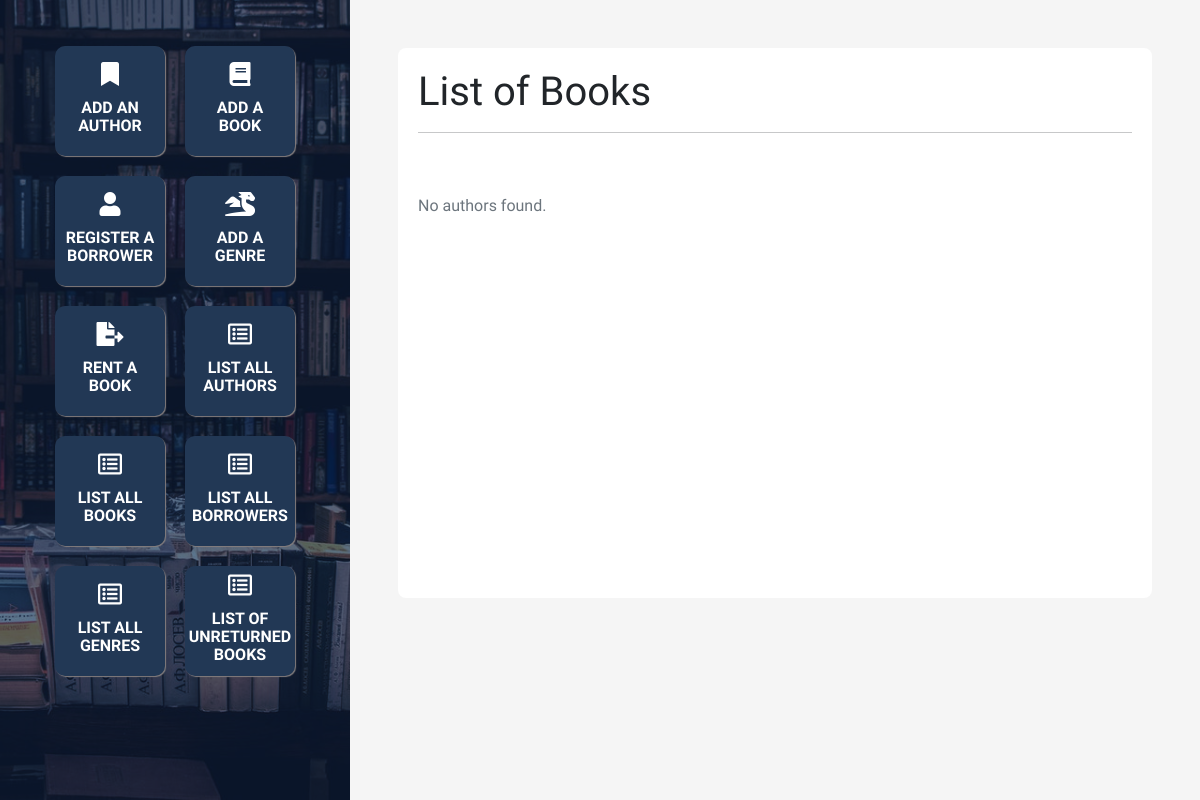
Page /list/books.php on the earlier database version.
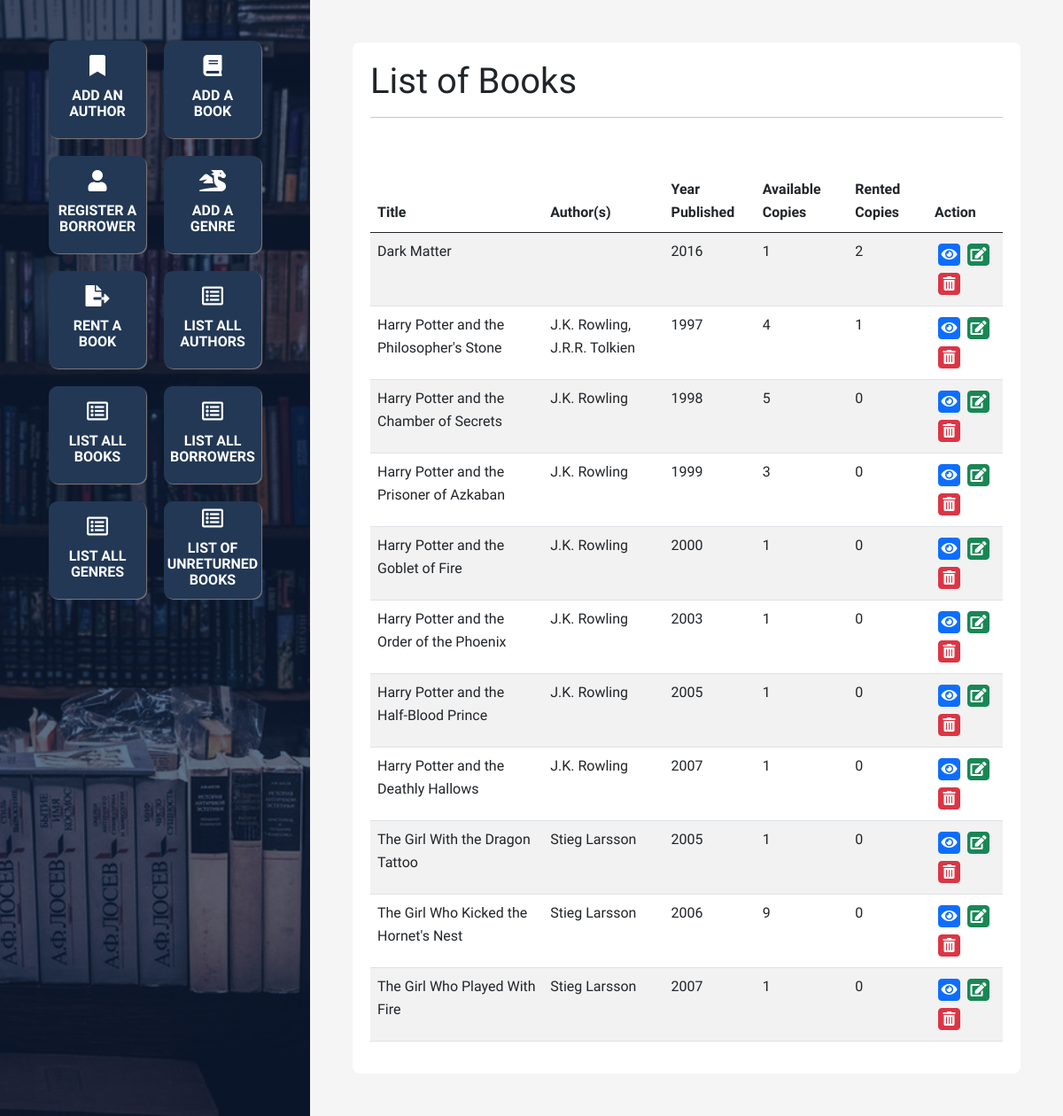
Same page on the later database version.
### tables this page shows
create table BOOK(
    id int unsigned not null auto_increment,
    title varchar(100) not null,
    pubYear smallint unsigned,
    amount tinyint unsigned default 0,
    primary key (id)
);

### list/books.php (the view, shortened to what this page needs)
<?php
    include '../config.php';
    include '../head.php';
    include '../footer.php';
    $head = new Head();
    $head->setTitle('Authors');
    $head->addStyle('../css/styles.css');
    $head->drawHead();
    $head->drawMenu();
?>
<div class="right p-5">
    <main>
        <h1>List of Books</h1>
        <hr>
        <?php
            $sql = 'select BOOK.id,
                           BOOK.title,
                           group_concat(concat(AUTHOR.fName," ",AUTHOR.lName)) as authorNames,
                           BOOK.pubYear,
                           BOOK.amount
                    from BOOK
                    left join WRITES
                        on BOOK.id = WRITES.bookID
                    left join AUTHOR
                        on WRITES.authorID = AUTHOR.id
                    group by BOOK.id';
            $result = $conn->query($sql);
            if (!$result)
            {
                echo '<div class="bg-danger text-white p-3">Connection error!</div>';
                exit;
            }
            else if ($result->num_rows > 0)
            {
                echo '<table class="table table-striped">';
                echo '<thead>';
                echo '<tr>';
                echo '<th scope="col">Title</th>';
                echo '<th scope="col">Author(s)</th>';
                echo '<th scope="col">Year Published</th>';
                echo '<th scope="col">Available Copies</th>';
                echo '<th scope="col">Rented Copies</th>';
                echo '<th scope="col">Action</th>';
                echo '</tr>';
                echo '</thead>';
                echo '<tbody>';
                while($row = $result->fetch_assoc()) {
                    $amtBookRentedSql = "select count(*) as amount from RENTAL where bookID = '$row[id]'";
                    $amtBookRentedResult = $conn->query($amtBookRentedSql);
                    $amtRented =  $amtBookRentedResult->fetch_assoc()['amount'];
                    $authorSql = "select fName, lName
                                  from AUTHOR
                                  join WRITES
                                  where AUTHOR.id = WRITES.authorID and
                                        WRITES.bookID = '$row[id]'";
                    $authorResult = $conn->query($authorSql);
                    $authors = [];
                    while ($authorRow = $authorResult->fetch_assoc()) {
                        array_push($authors, $authorRow['fName'].' '.$authorRow['lName']);
                    }
                    $authors = implode(', ', $authors);
                    echo '<tr>';
                    echo '<td class="col">'.$row['title'].'</td>';
                    echo '<td class="col">'.$authors.'</td>';
                    echo '<td class="col">'.$row['pubYear'].'</td>';
                    echo '<td class="col">'.$row['amount'].'</td>';
                    echo '<td class="col">'.$amtRented.'</td>';
                    echo '<td class="col">';
                    echo '<a title="Update" class="mx-1 my-1 p-1 btn btn-primary" href="../view/book.php?id='.$row['id'].'"><i class="fas fa-eye"></i>';
                    echo '<a title="Edit" class="mx-1 my-1 p-1 btn btn-success" href="../edit/book.php?id='.$row['id'].'"><i class="fas fa-edit"></i></a>';
                    echo '<a title="Delete" class="mx-1 my-1 p-1 btn btn-danger" href="../delete/book.php?id='.$row['id'].'"><i class="fas fa-trash-alt"></i></a>';
                    echo '</td>';
                    echo '</tr>';
                }
                echo '</tbody>';
                echo '</table>';
            }
            else
            {
                echo '<div class="text-muted">No authors found.</div>';
            }
        ?>
    </main>
</div>
<?php
    $footer = new Footer();
    $footer->addScript('../js/site.js');
    $footer->drawFooter();
?>

### head.php (shortened to what this page needs)
<?php
    class Head {
        public $title = '';
        public $styles = [];
        function setTitle($pTitle) {
            $this->title = $pTitle;
        }
        function addStyle($pStyle) {
            array_push($this->styles, $pStyle);
        }
        function drawHead() {
            echo
            '
            <!DOCTYPE html>
                <html lang="en">
                <head>
                    <meta charset="UTF-8">
                    <meta http-equiv="X-UA-Compatible" content="IE=edge">
                    <meta name="viewport" content="width=device-width, initial-scale=1.0">
                    <link href="https://cdn.jsdelivr.net/npm/bootstrap@5.0.2/dist/css/bootstrap.min.css" rel="stylesheet">
                    <script src="https://cdnjs.cloudflare.com/ajax/libs/moment.js/2.29.1/moment.min.js"></script>
                    <link rel="stylesheet" href="https://cdnjs.cloudflare.com/ajax/libs/font-awesome/6.0.0-beta2/css/fontawesome.min.css">
                    <link rel="stylesheet" href="https://use.fontawesome.com/releases/v5.15.4/css/all.css">
                    <link rel="preconnect" href="https://fonts.googleapis.com">
                    <link rel="preconnect" href="https://fonts.gstatic.com" crossorigin>
                    <link href="https://fonts.googleapis.com/css2?family=Roboto:wght@300;400&family=Source+Sans+Pro:wght@300;700&display=swap" rel="stylesheet">
            ';
            foreach ($this->styles as $item) {
                echo '<link rel="stylesheet" href="'.$item.'">';
            }
            echo
                '<title>'.$this->title.'</title>
                </head>';
        }
        function drawMenu() {
            echo
            '
                <body>
                    <div class="body-wrapper d-flex">
                        <div class="left menu p-3">
                                <ul>
                                    <li>
                                        <a href="../create/author.php">
                                            <i class="fas fa-bookmark"></i>
                                            <div>Add an author</div>
                                        </a>
                                    </li>
                                    <li>
                                        <a href="../create/book.php">
                                            <i class="fas fa-book"></i>
                                            <div>Add a book</div>
                                        </a>
                                    </li>
                                    <li>
                                        <a href="../create/borrower.php">
                                            <i class="fas fa-user"></i>
                                            <div>Register a borrower</div>
                                        </a>
                                    </li>
                                    <li>
                                        <a href="../create/genre.php">
                                            <i class="fas fa-dragon"></i>
                                            <div>Add a Genre</div>
                                        </a>
                                    </li>
                                    <li>
                                        <a href="../create/rental.php">
                                            <i class="fas fa-file-export"></i>
                                            <div>Rent a book</div>
                                        </a>
                                    </li>
                                    <li>
                                        <a href="../list/authors.php">
                                            <i class="far fa-list-alt"></i>
                                            <div>List all authors</div>
                                        </a>
                                    </li>
                                    <li>
                                        <a href="../list/books.php">
                                            <i class="far fa-list-alt"></i>
                                            <div>List all books</div>
                                        </a>
                                    </li>
                                    <li>
                                        <a href="../list/borrowers.php">
                                            <i class="far fa-list-alt"></i>
                                            <div>List all borrowers</div>
                                        </a>
                                    </li>
                                    <li>
                                        <a href="../list/genres.php">
                                            <i class="far fa-list-alt"></i>
                                            <div>List all genres</div>
                                        </a>
                                    </li>
                                    <li>
                                        <a href="../list/rental.php">
                                            <i class="far fa-list-alt"></i>
                                            <div>List of unreturned books</div>
                                        </a>
                                    </li>
                                </ul>
                        </div>
            ';
        }
    }
?>

### footer.php (shortened to what this page needs)
<?php
    class Footer {
        function drawFooter() {
            echo
            '
                </div>
                <script src="https://code.jquery.com/jquery-3.6.0.min.js"></script>
                <script src="https://cdnjs.cloudflare.com/ajax/libs/popper.js/1.12.9/umd/popper.min.js"></script>
                <script src="https://maxcdn.bootstrapcdn.com/bootstrap/4.0.0/js/bootstrap.min.js"></script>
            ';
            echo
            '   </body>
                </html>';
        }
    }
?>

### css/styles.css (style rules this page uses)
body { font-family: 'Source Sans Pro', sans-serif; line-height:1.65rem; }
a { text-decoration: none; }
hr { margin-bottom: 60px; }
table i { height: 15px; width: 15px; display: flex !important; justify-content: center; align-items: center; }
.body-wrapper { min-height: 650px; background-color: whitesmoke; }
.left { width:350px; flex-shrink:0; background-color: #223855; background-image: url('../assets/background.jpg'); background-position: center; background-repeat: no-repeat; background-size: cover; background-blend-mode: soft-light; position: fixed; height: 100%; overflow-y: auto; z-index:2; }
.right { width:100%; flex-shrink:1; margin-left: 350px; min-height:100vh; }
.menu ul { list-style-type: none; padding:0; margin: 20px 0; display: flex; flex-direction: row; flex-wrap: wrap; justify-content: center; }
.menu ul li a { background-color: #223855; display: flex; text-align: center; margin: 10px; width: 110px; height: 110px; justify-content: center; flex-direction: column; align-items: center; box-shadow: 1px 1px 1px #847e7e; padding:10px; line-height: 18px; color: white; text-transform: uppercase; font-weight: 700; border-radius: 10px; }
.menu ul li a i { display: block; width: 100%; font-size:1.5rem; padding-bottom: 8px; }
.menu ul li a div { display: flex; justify-content: center; align-items: center; padding:5px 0; }
main { width: 100%; background: white; min-height: 550px; border-radius: 8px; padding: 20px; }

Differences in the rows shown:
added book: title "Dark Matter", pubYear "2016", amount "1", amtRented "2"
added book: title "Harry Potter and the Philosopher's Stone", authors "J.K. Rowling, J.R.R. Tolkien", pubYear "1997", amount "4", amtRented "1"
added book: title "Harry Potter and the Chamber of Secrets", authors "J.K. Rowling", pubYear "1998", amount "5", amtRented "0"
added book: title "Harry Potter and the Prisoner of Azkaban", authors "J.K. Rowling", pubYear "1999", amount "3", amtRented "0"
added book: title "Harry Potter and the Goblet of Fire", authors "J.K. Rowling", pubYear "2000", amount "1", amtRented "0"
added book: title "Harry Potter and the Order of the Phoenix", authors "J.K. Rowling", pubYear "2003", amount "1", amtRented "0"
added book: title "Harry Potter and the Half-Blood Prince", authors "J.K. Rowling", pubYear "2005", amount "1", amtRented "0"
added book: title "Harry Potter and the Deathly Hallows", authors "J.K. Rowling", pubYear "2007", amount "1", amtRented "0"
added book: title "The Girl With the Dragon Tattoo", authors "Stieg Larsson", pubYear "2005", amount "1", amtRented "0"
added book: title "The Girl Who Kicked the Hornet's Nest", authors "Stieg Larsson", pubYear "2006", amount "9", amtRented "0"
added book: title "The Girl Who Played With Fire", authors "Stieg Larsson", pubYear "2007", amount "1", amtRented "0"
Other differences:
text no longer shown: "No authors found."
text now shown: "Title Author(s) Year Published Available Copies Rented Copies Action"
